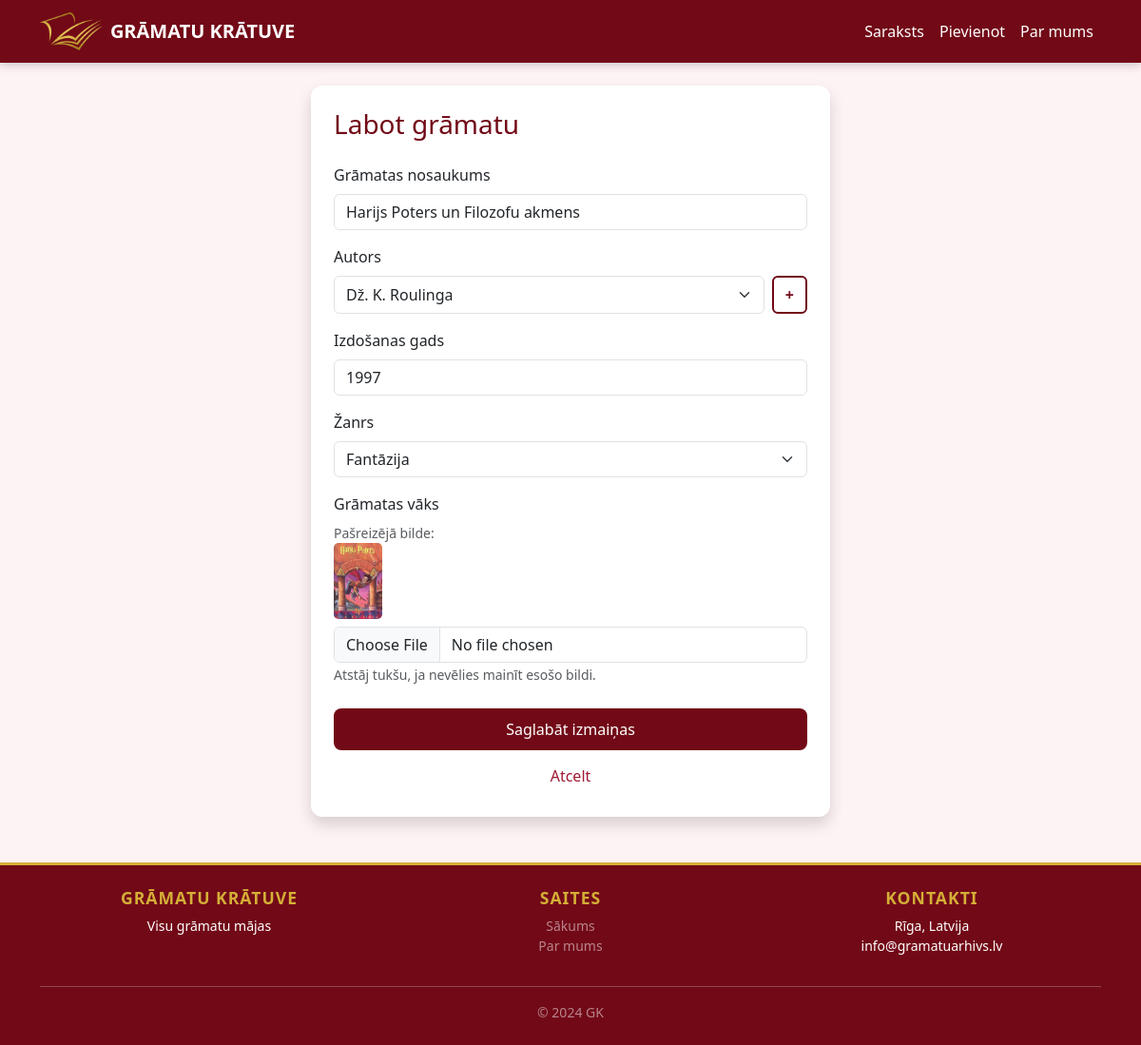
Screenshot of /rediget/2 with the database file from the repository.
### tables this page shows
CREATE TABLE books (
            id INTEGER PRIMARY KEY AUTOINCREMENT, 
            title TEXT NOT NULL, 
            gads INTEGER,
            author_id INTEGER, 
            zanrs_id INTEGER,
            bilde TEXT,
            FOREIGN KEY(author_id) REFERENCES authors(id), 
            FOREIGN KEY(zanrs_id) REFERENCES zanri(id)
        );

CREATE TABLE authors (id INTEGER PRIMARY KEY AUTOINCREMENT, name TEXT NOT NULL);

CREATE TABLE zanri (id INTEGER PRIMARY KEY AUTOINCREMENT, name TEXT NOT NULL);

### app.py (the view, shortened to what this page needs)
@app.route('/rediget/<int:id>', methods=('GET', 'POST'))
def rediget(id):
    conn = get_db()
    book = conn.execute('SELECT * FROM books WHERE id=?', (id,)).fetchone()
    zanri = conn.execute('SELECT * FROM zanri').fetchall()
    autori = conn.execute('SELECT * FROM authors ORDER BY name ASC').fetchall()
    conn.close()
    return render_template('rediget.html', book=book, zanri=zanri, autori=autori)

### app.py (called while the page is built)
def get_db():
    conn = sqlite3.connect('database.db')
    conn.row_factory = sqlite3.Row # Šitais palīdz dabūt datus pēc nosaukumiem
    return conn

### templates/rediget.html
{% extends 'base.html' %}
{% block content %}
<div class="row justify-content-center">
    <div class="col-md-6">
        <div class="card shadow p-4">
            <h3 style="color: var(--dark-rose);" class="mb-4">Labot grāmatu</h3>
            <form method="POST" enctype="multipart/form-data">
                <div class="mb-3">
                    <label class="form-label font-weight-bold">Grāmatas nosaukums</label>
                    <input type="text" name="title" class="form-control" value="{{ book.title }}" required>
                </div>
                <div class="mb-3">
                    <label class="form-label font-weight-bold">Autors</label>
                    <div class="d-flex gap-2">
                        <select name="author_id" class="form-select" required>
                            {% for a in autori %}
                                <option value="{{ a.id }}" {% if a.id == book.author_id %}selected{% endif %}>
                                    {{ a.name }}
                                </option>
                            {% endfor %}
                        </select>
                        <a href="/pievienot_autoru" class="btn btn-outline-rose">+</a>
                    </div>
                </div>
                <div class="mb-3">
                    <label class="form-label font-weight-bold">Izdošanas gads</label>
                    <input type="number" name="gads" class="form-control" value="{{ book.gads }}" required>
                </div>
                <div class="mb-3">
                    <label class="form-label font-weight-bold">Žanrs</label>
                    <select name="zanrs_id" class="form-select">
                        {% for z in zanri %}
                            <option value="{{ z.id }}" {% if z.id == book.zanrs_id %}selected{% endif %}>
                                {{ z.name }}
                            </option>
                        {% endfor %}
                    </select>
                </div>
                <div class="mb-4">
                    <label class="form-label font-weight-bold">Grāmatas vāks</label>
                    {% if book.bilde %}
                        <div class="mb-2">
                            <small class="text-muted d-block">Pašreizējā bilde:</small>
                            <img src="{{ url_for('static', filename='gramatas/' + book.bilde) }}" alt="Pašreizējā" style="height: 80px; border-radius: 5px;">
                        </div>
                    {% endif %}
                    <input type="file" name="bilde" class="form-control" accept="image/*">
                    <small class="text-muted">Atstāj tukšu, ja nevēlies mainīt esošo bildi.</small>
                </div>
                <div class="mt-4">
                    <button type="submit" class="btn btn-rose w-100">Saglabāt izmaiņas</button>
                    <a href="/gramatas" class="btn btn-link w-100 mt-2 text-decoration-none" style="color: var(--medium-rose);">Atcelt</a>
                </div>
            </form>
        </div>
    </div>
</div>
{% endblock %}

### static/style.css (style rules this page uses)
:root { --dark-rose: #720917; --medium-rose: #a01a34; --light-rose: #fdf2f4; --gold-accent: #d4af37; }
body { background-color: var(--light-rose); font-family: 'Segoe UI', Roboto, Helvetica, Arial, sans-serif; color: #333; }
.card { border: none; border-radius: 12px; overflow: hidden; transition: all 0.3s ease; }
.btn-rose { background-color: var(--dark-rose); color: white; border-radius: 8px; padding: 10px 20px; transition: 0.3s; border: none; }
.btn-outline-rose { border: 2px solid var(--dark-rose); color: var(--dark-rose); background-color: transparent; font-weight: bold; transition: 0.3s; }

### rows the page displays
books: title "Harijs Poters un Filozofu akmens", author_id "Dž. K. Roulinga", gads "1997", zanrs_id "Fantāzija", bilde (picture)
